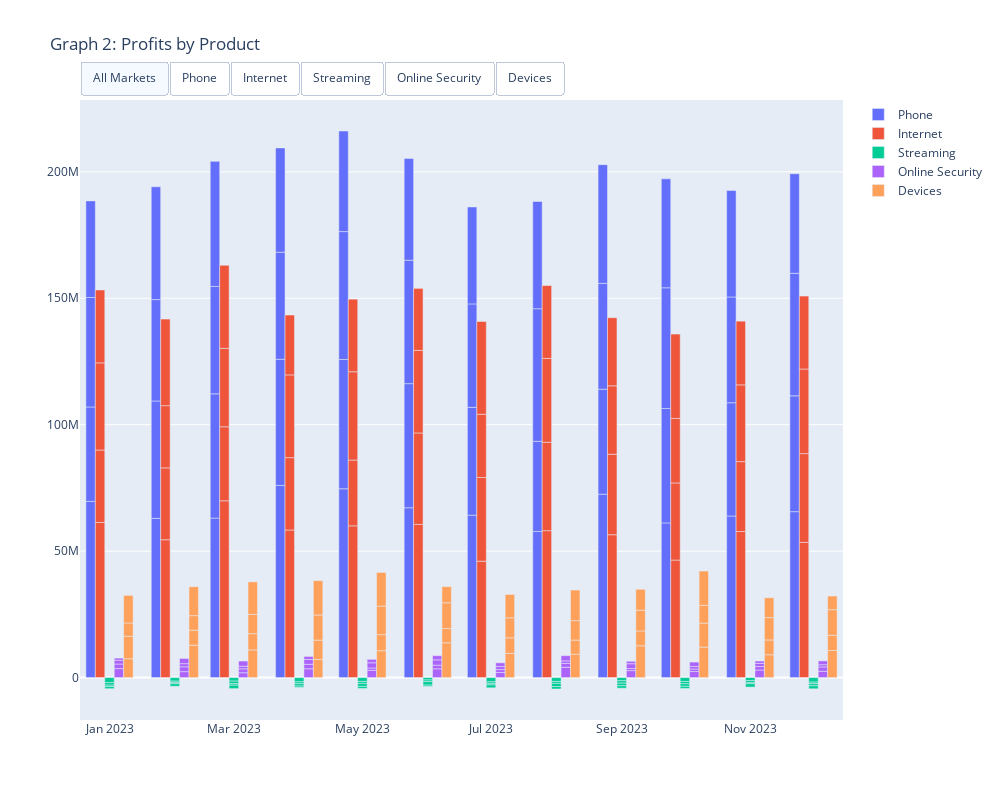

Notebook code cell kept with this figure:
### Code cell
# creating Traces with Bar Charts for each Market, that can be later selected via the buttons menu
for category in category_list:
    fig.add_trace(
        go.Bar(
            x = df23['Date'][df23['Category']==category], # Dates and Sales are filterd regarding the markets
            y = df23['Profits'][df23['Category']==category], 
            name = category , visible = (i==0)
        )
    )

## the first option, displays the data for all four markets at ounce    
args = [True] * len(category_list)   
button = dict(label = "All Markets",
                  method = "update",
                  args=[{"visible": args}])
buttons.append(button)

## next, we create the options to diplay individual markets
for i, category in enumerate(category_list):
    args = [False] * len(category_list)
    args[i] = True  # Set the current category to be visible
    
    buttons.append(dict(
        label=category,
        method="update",
        args=[{"visible": args}]
    ))

fig.update_layout(updatemenus=[dict(active=0,
                                    type="buttons",
                                    direction = "left",
                                    buttons=buttons,
                                    x = 0,
                                    y = 1.01,
                                    xanchor = 'left',
                                    yanchor = 'bottom'),
                              ],
                  title_text="Graph 2: Profits by Product")

fig.update_layout(
    autosize=False,
    width=1000,
    height=800,)
